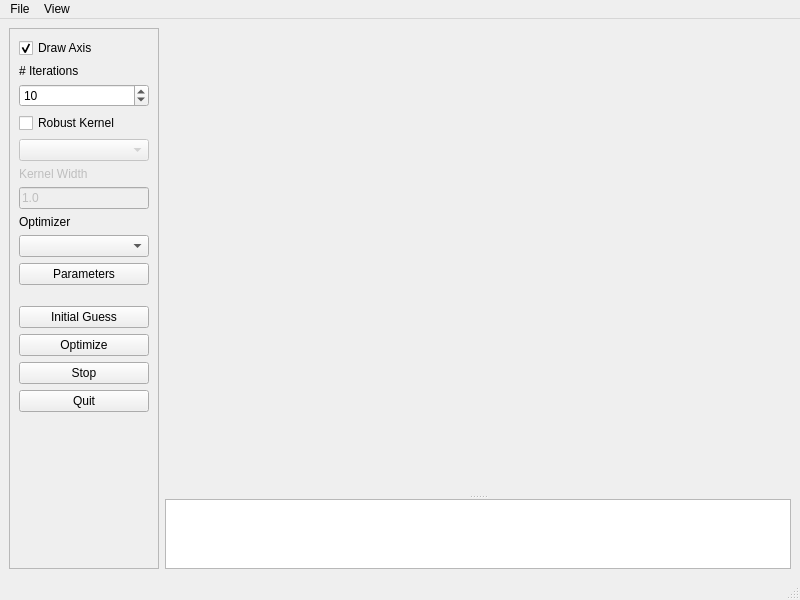
<?xml version="1.0" encoding="UTF-8"?>
<ui version="4.0">
 <class>BaseMainWindow</class>
 <widget class="QMainWindow" name="BaseMainWindow">
  <property name="geometry">
   <rect>
    <x>0</x>
    <y>0</y>
    <width>800</width>
    <height>600</height>
   </rect>
  </property>
  <property name="windowTitle">
   <string>g2o Viewer</string>
  </property>
  <widget class="QWidget" name="centralwidget">
   <layout class="QHBoxLayout" name="horizontalLayout">
    <item>
     <widget class="QFrame" name="frame">
      <property name="sizePolicy">
       <sizepolicy hsizetype="Preferred" vsizetype="Preferred">
        <horstretch>0</horstretch>
        <verstretch>0</verstretch>
       </sizepolicy>
      </property>
      <property name="minimumSize">
       <size>
        <width>150</width>
        <height>0</height>
       </size>
      </property>
      <property name="frameShape">
       <enum>QFrame::StyledPanel</enum>
      </property>
      <property name="frameShadow">
       <enum>QFrame::Raised</enum>
      </property>
      <layout class="QVBoxLayout" name="verticalLayout_2">
       <item>
        <widget class="QCheckBox" name="cbDrawAxis">
         <property name="text">
          <string>Draw Axis</string>
         </property>
         <property name="checked">
          <bool>true</bool>
         </property>
        </widget>
       </item>
       <item>
        <widget class="QLabel" name="label">
         <property name="text">
          <string># Iterations</string>
         </property>
        </widget>
       </item>
       <item>
        <widget class="QSpinBox" name="spIterations">
         <property name="minimum">
          <number>1</number>
         </property>
         <property name="maximum">
          <number>10000</number>
         </property>
         <property name="value">
          <number>10</number>
         </property>
        </widget>
       </item>
       <item>
        <widget class="QCheckBox" name="cbRobustKernel">
         <property name="text">
          <string>Robust Kernel</string>
         </property>
        </widget>
       </item>
       <item>
        <widget class="QComboBox" name="coRobustKernel">
         <property name="enabled">
          <bool>false</bool>
         </property>
        </widget>
       </item>
       <item>
        <widget class="QLabel" name="label_4">
         <property name="enabled">
          <bool>false</bool>
         </property>
         <property name="text">
          <string>Kernel Width</string>
         </property>
        </widget>
       </item>
       <item>
        <widget class="QLineEdit" name="leKernelWidth">
         <property name="enabled">
          <bool>false</bool>
         </property>
         <property name="text">
          <string>1.0</string>
         </property>
        </widget>
       </item>
       <item>
        <widget class="QLabel" name="label_2">
         <property name="text">
          <string>Optimizer</string>
         </property>
        </widget>
       </item>
       <item>
        <widget class="QComboBox" name="coOptimizer"/>
       </item>
       <item>
        <widget class="QPushButton" name="btnOptimizerParamaters">
         <property name="toolTip">
          <string>Adjust the parameters of the optimizer</string>
         </property>
         <property name="text">
          <string>Parameters</string>
         </property>
        </widget>
       </item>
       <item>
        <spacer name="verticalSpacer_2">
         <property name="orientation">
          <enum>Qt::Vertical</enum>
         </property>
         <property name="sizeType">
          <enum>QSizePolicy::Minimum</enum>
         </property>
         <property name="sizeHint" stdset="0">
          <size>
           <width>20</width>
           <height>15</height>
          </size>
         </property>
        </spacer>
       </item>
       <item>
        <widget class="QPushButton" name="btnInitialGuess">
         <property name="text">
          <string>Initial Guess</string>
         </property>
        </widget>
       </item>
       <item>
        <widget class="QPushButton" name="btnOptimize">
         <property name="text">
          <string>Optimize</string>
         </property>
        </widget>
       </item>
       <item>
        <widget class="QPushButton" name="btnForceStop">
         <property name="text">
          <string>Stop</string>
         </property>
        </widget>
       </item>
       <item>
        <widget class="QPushButton" name="btnQuit">
         <property name="text">
          <string>Quit</string>
         </property>
        </widget>
       </item>
       <item>
        <spacer name="verticalSpacer">
         <property name="orientation">
          <enum>Qt::Vertical</enum>
         </property>
         <property name="sizeHint" stdset="0">
          <size>
           <width>20</width>
           <height>364</height>
          </size>
         </property>
        </spacer>
       </item>
      </layout>
     </widget>
    </item>
    <item>
     <widget class="QSplitter" name="splitter">
      <property name="sizePolicy">
       <sizepolicy hsizetype="Preferred" vsizetype="Expanding">
        <horstretch>1</horstretch>
        <verstretch>0</verstretch>
       </sizepolicy>
      </property>
      <property name="orientation">
       <enum>Qt::Vertical</enum>
      </property>
      <widget class="g2o::G2oQGLViewer" name="viewer" native="true">
       <property name="sizePolicy">
        <sizepolicy hsizetype="Preferred" vsizetype="MinimumExpanding">
         <horstretch>0</horstretch>
         <verstretch>100</verstretch>
        </sizepolicy>
       </property>
      </widget>
      <widget class="QPlainTextEdit" name="plainTextEdit">
       <property name="sizePolicy">
        <sizepolicy hsizetype="Preferred" vsizetype="Preferred">
         <horstretch>0</horstretch>
         <verstretch>1</verstretch>
        </sizepolicy>
       </property>
       <property name="readOnly">
        <bool>true</bool>
       </property>
      </widget>
     </widget>
    </item>
   </layout>
  </widget>
  <widget class="QMenuBar" name="menubar">
   <property name="geometry">
    <rect>
     <x>0</x>
     <y>0</y>
     <width>800</width>
     <height>23</height>
    </rect>
   </property>
   <widget class="QMenu" name="menuFile">
    <property name="title">
     <string>File</string>
    </property>
    <addaction name="actionLoad"/>
    <addaction name="actionSave"/>
    <addaction name="separator"/>
    <addaction name="actionSave_Screenshot"/>
    <addaction name="separator"/>
    <addaction name="actionLoad_Viewer_State"/>
    <addaction name="actionSave_Viewer_State"/>
    <addaction name="separator"/>
    <addaction name="actionQuit"/>
   </widget>
   <widget class="QMenu" name="menuView">
    <property name="title">
     <string>View</string>
    </property>
    <addaction name="actionWhite_Background"/>
    <addaction name="actionDefault_Background"/>
    <addaction name="separator"/>
    <addaction name="actionDump_Images"/>
    <addaction name="separator"/>
    <addaction name="actionProperties"/>
   </widget>
   <addaction name="menuFile"/>
   <addaction name="menuView"/>
  </widget>
  <widget class="QStatusBar" name="statusbar"/>
  <action name="actionLoad">
   <property name="text">
    <string>Load</string>
   </property>
  </action>
  <action name="actionSave">
   <property name="text">
    <string>Save</string>
   </property>
  </action>
  <action name="actionQuit">
   <property name="text">
    <string>Quit</string>
   </property>
  </action>
  <action name="actionWhite_Background">
   <property name="text">
    <string>White Background</string>
   </property>
  </action>
  <action name="actionDefault_Background">
   <property name="text">
    <string>Default Background</string>
   </property>
  </action>
  <action name="actionDump_Images">
   <property name="checkable">
    <bool>true</bool>
   </property>
   <property name="text">
    <string>Dump Images</string>
   </property>
  </action>
  <action name="actionProperties">
   <property name="text">
    <string>Draw Options</string>
   </property>
  </action>
  <action name="actionSave_Screenshot">
   <property name="text">
    <string>Save Screenshot</string>
   </property>
  </action>
  <action name="actionSave_Viewer_State">
   <property name="text">
    <string>Save Viewer State</string>
   </property>
  </action>
  <action name="actionLoad_Viewer_State">
   <property name="text">
    <string>Load Viewer State</string>
   </property>
  </action>
 </widget>
 <customwidgets>
  <customwidget>
   <class>g2o::G2oQGLViewer</class>
   <extends>QWidget</extends>
   <header>g2o_qglviewer.h</header>
   <container>1</container>
  </customwidget>
 </customwidgets>
 <resources/>
 <connections>
  <connection>
   <sender>cbRobustKernel</sender>
   <signal>toggled(bool)</signal>
   <receiver>label_4</receiver>
   <slot>setEnabled(bool)</slot>
   <hints>
    <hint type="sourcelabel">
     <x>131</x>
     <y>142</y>
    </hint>
    <hint type="destinationlabel">
     <x>125</x>
     <y>194</y>
    </hint>
   </hints>
  </connection>
  <connection>
   <sender>cbRobustKernel</sender>
   <signal>toggled(bool)</signal>
   <receiver>leKernelWidth</receiver>
   <slot>setEnabled(bool)</slot>
   <hints>
    <hint type="sourcelabel">
     <x>147</x>
     <y>142</y>
    </hint>
    <hint type="destinationlabel">
     <x>147</x>
     <y>225</y>
    </hint>
   </hints>
  </connection>
  <connection>
   <sender>btnQuit</sender>
   <signal>clicked()</signal>
   <receiver>BaseMainWindow</receiver>
   <slot>close()</slot>
   <hints>
    <hint type="sourcelabel">
     <x>82</x>
     <y>458</y>
    </hint>
    <hint type="destinationlabel">
     <x>5</x>
     <y>554</y>
    </hint>
   </hints>
  </connection>
  <connection>
   <sender>cbRobustKernel</sender>
   <signal>toggled(bool)</signal>
   <receiver>coRobustKernel</receiver>
   <slot>setEnabled(bool)</slot>
   <hints>
    <hint type="sourcelabel">
     <x>33</x>
     <y>133</y>
    </hint>
    <hint type="destinationlabel">
     <x>37</x>
     <y>162</y>
    </hint>
   </hints>
  </connection>
 </connections>
</ui>
